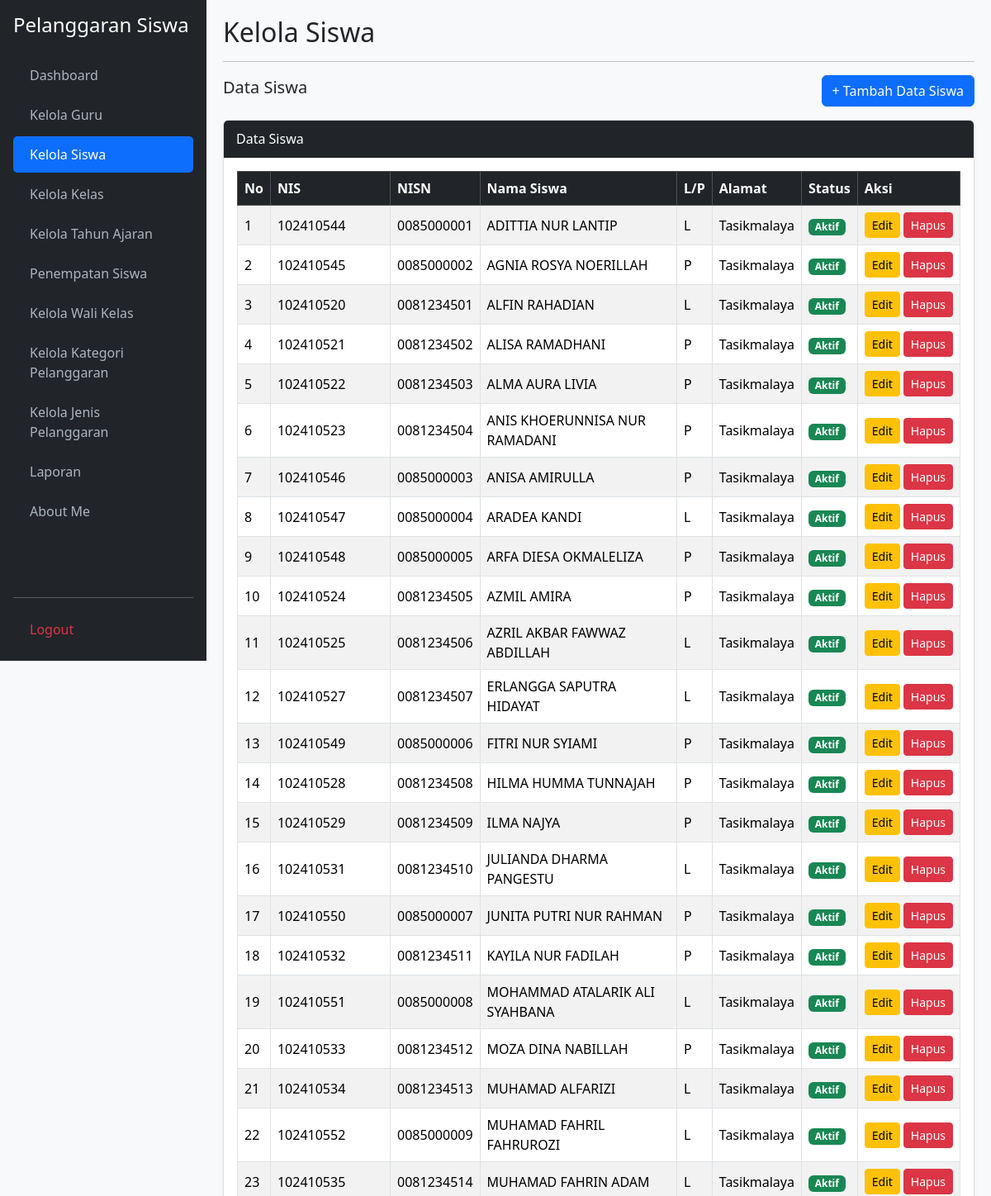
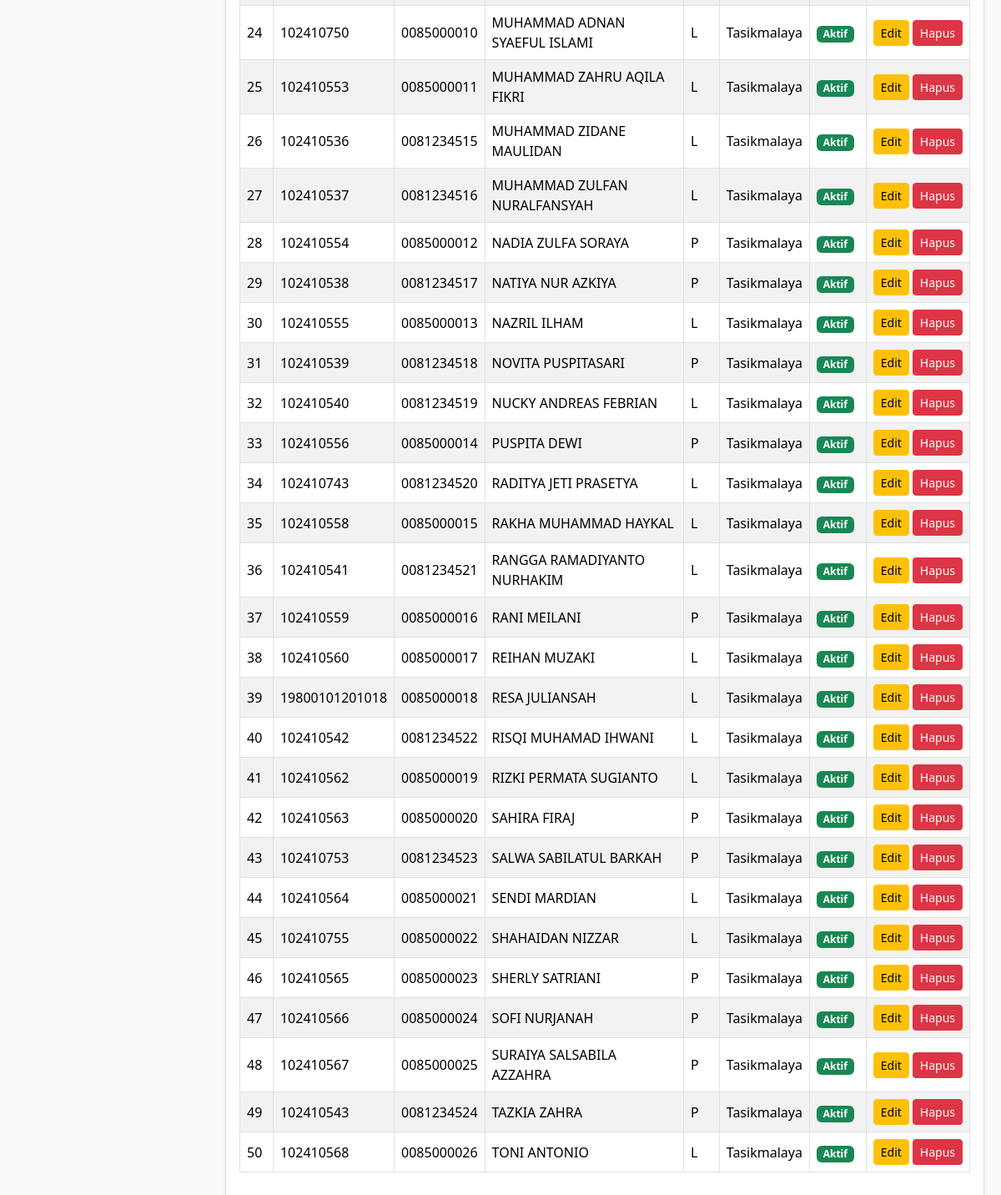
The page /kelola_siswa.php (signed in) on the database as committed earlier (2 pictures, top to bottom).
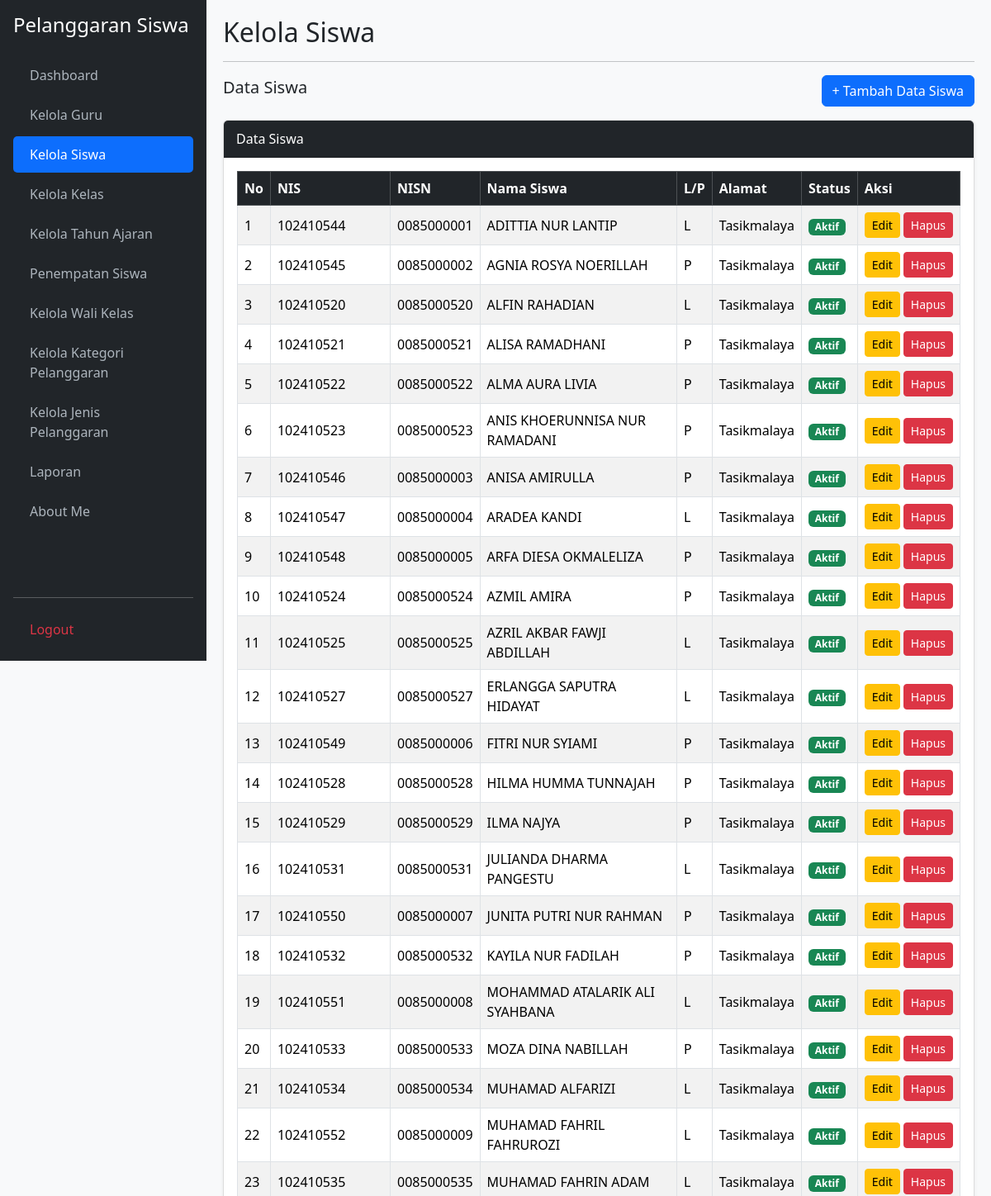
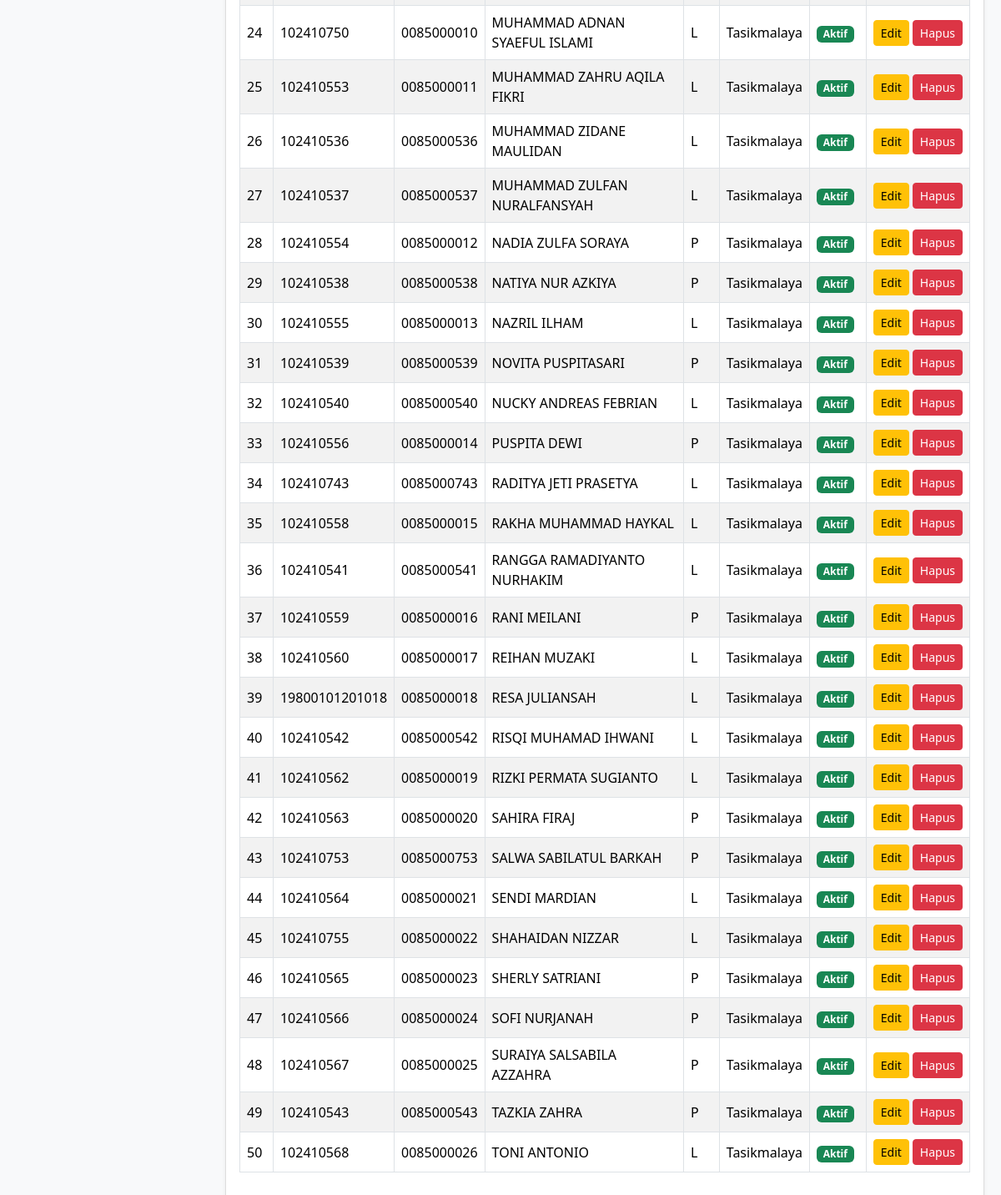
The same page on the database as committed later (2 pictures, top to bottom).
### tables this page shows
CREATE TABLE `t_siswa` (
  `id` int(11) NOT NULL,
  `nis` varchar(30) NOT NULL,
  `nisn` varchar(20) DEFAULT NULL,
  `nama` varchar(150) NOT NULL,
  `jenis_kelamin` char(1) DEFAULT NULL,
  `tanggal_lahir` date DEFAULT NULL,
  `alamat` text DEFAULT NULL,
  `status_aktif` tinyint(1) DEFAULT 1,
  `created_at` timestamp NULL DEFAULT NULL,
  `updated_at` timestamp NULL DEFAULT NULL
);

### kelola_siswa.php (the view, shortened to what this page needs)
<?php
require_once 'koneksi.php';
$aksi = $_GET['aksi'] ?? '';
$edit_id = (int)($_GET['edit'] ?? 0);
$edit = $edit_id
    ? mysqli_fetch_assoc(mysqli_query($koneksi, "SELECT * FROM t_siswa WHERE id=$edit_id"))
    : null;
$data = mysqli_query($koneksi, "SELECT * FROM t_siswa ORDER BY nama ASC");
$no = 1;
?>
<!DOCTYPE html>
<html lang="id">
<head>
    <link href="https://cdn.jsdelivr.net/npm/bootstrap@5.3.3/dist/css/bootstrap.min.css" rel="stylesheet">
    <link href="https://cdn.datatables.net/2.3.4/css/dataTables.bootstrap5.min.css" rel="stylesheet">
</head>
<body>
<div class="sidebar d-flex flex-column p-3">
    <h4 class="text-white mb-4">Pelanggaran Siswa</h4>
    <ul class="nav nav-pills flex-column mb-auto">
        <li class="nav-item mb-1"><a href="dashboard.php">Dashboard</a></li>
        <li class="nav-item mb-1"><a href="kelola_guru.php">Kelola Guru</a></li>
        <li class="nav-item mb-1"><a href="kelola_siswa.php" class="active">Kelola Siswa</a></li>
        <li class="nav-item mb-1"><a href="kelola_kelas.php">Kelola Kelas</a></li>
        <li class="nav-item mb-1"><a href="kelola_tahun_ajaran.php">Kelola Tahun Ajaran</a></li>
        <li class="nav-item mb-1"><a href="penempatan_siswa.php">Penempatan Siswa</a></li>
        <li class="nav-item mb-1"><a href="kelola_wali_kelas.php">Kelola Wali Kelas</a></li>
        <li class="nav-item mb-1"><a href="kelola_kategori_pelanggaran.php">Kelola Kategori Pelanggaran</a></li>
        <li class="nav-item mb-1"><a href="kelola_jenis_pelanggaran.php">Kelola Jenis Pelanggaran</a></li>
        <li class="nav-item mb-1"><a href="laporan.php">Laporan</a></li>
        <li class="nav-item mb-1"><a href="about_me.php">About Me</a></li>
    </ul>
    <hr>
    <div class="logout">
        <a href="logout.php" class="text-danger">Logout</a>
    </div>
</div>
<div class="main-content">
    <h2 class="mb-3">
        <?= $edit ? 'Edit Data Siswa' : ($aksi === 'tambah' ? 'Tambah Data Siswa' : 'Kelola Siswa'); ?>
    </h2>
    <hr>
    <?php if ($aksi === 'tambah' || $edit): ?>
        <div class="card shadow-sm">
            <div class="card-header bg-primary text-white">
                <?= $edit ? 'Edit Data Siswa' : 'Tambah Data Siswa' ?>
            </div>
            <div class="card-body">
                <form method="POST">
                    <input type="hidden" name="id" value="<?= $edit['id'] ?? '' ?>">
                    <div class="mb-3">
                        <label class="form-label">NIS</label>
                        <input type="text" name="nis"
                               class="form-control"
                               maxlength="8"
                               pattern="[0-9]{1,8}"
                               value="<?= htmlspecialchars($edit['nis'] ?? '') ?>"
                               required>
                    </div>
                    <div class="mb-3">
                        <label class="form-label">NISN</label>
                        <input type="text" name="nisn"
                               class="form-control"
                               maxlength="10"
                               pattern="[0-9]{0,10}"
                               value="<?= htmlspecialchars($edit['nisn'] ?? '') ?>">
                    </div>
                    <div class="mb-3">
                        <label class="form-label">Nama Siswa</label>
                        <input type="text" name="nama"
                               class="form-control"
                               value="<?= htmlspecialchars($edit['nama'] ?? '') ?>"
                               required>
                    </div>
                    <div class="mb-3">
                        <label class="form-label">Jenis Kelamin</label>
                        <select name="jenis_kelamin" class="form-select" required>
                            <option value="L" <?= ($edit['jenis_kelamin'] ?? '') == 'L' ? 'selected' : '' ?>>
                                Laki-laki
                            </option>
                            <option value="P" <?= ($edit['jenis_kelamin'] ?? '') == 'P' ? 'selected' : '' ?>>
                                Perempuan
                            </option>
                        </select>
                    </div>
                    <div class="mb-3">
                        <label class="form-label">Tanggal Lahir</label>
                        <input type="date" name="tanggal_lahir"
                               class="form-control"
                               value="<?= htmlspecialchars($edit['tanggal_lahir'] ?? '') ?>">
                    </div>
                    <div class="mb-3">
                        <label class="form-label">Alamat</label>
                        <textarea name="alamat" class="form-control" rows="3"><?= htmlspecialchars($edit['alamat'] ?? '') ?></textarea>
                    </div>
                    <div class="mb-3">
                        <label class="form-label">Status Aktif</label>
                        <select name="status_aktif" class="form-select" required>
                            <option value="Aktif" <?= (($edit['status_aktif'] ?? 1) == 1) ? 'selected' : '' ?>>
                                Aktif
                            </option>
                            <option value="Tidak Aktif" <?= (($edit['status_aktif'] ?? 1) == 0) ? 'selected' : '' ?>>
                                Tidak Aktif
                            </option>
                        </select>
                    </div>
                    <button type="submit" name="simpan" class="btn btn-primary">
                        <?= $edit ? 'Update Data' : 'Simpan'; ?>
                    </button>
                    <a href="kelola_siswa.php" class="btn btn-secondary">
                        Batal
                    </a>
                </form>
            </div>
        </div>
    <?php else: ?>
        <div class="d-flex justify-content-between align-items-center mb-3">
            <h5>Data Siswa</h5>
            <a href="kelola_siswa.php?aksi=tambah" class="btn btn-primary">
                + Tambah Data Siswa
            </a>
        </div>
        <div class="card shadow-sm">
            <div class="card-header bg-dark text-white">
                Data Siswa
            </div>
            <div class="card-body">
                <div class="table-responsive">
                    <table id="tabelSiswa" class="table table-bordered table-striped table-hover align-middle w-100">
                        <thead class="table-dark">
                            <tr>
                                <th>No</th>
                                <th>NIS</th>
                                <th>NISN</th>
                                <th>Nama Siswa</th>
                                <th>L/P</th>
                                <th>Alamat</th>
                                <th>Status</th>
                                <th>Aksi</th>
                            </tr>
                        </thead>
                        <tbody>
                            <?php while ($r = mysqli_fetch_assoc($data)): ?>
                                <tr>
                                    <td><?= $no++ ?></td>
                                    <td><?= htmlspecialchars($r['nis']) ?></td>
                                    <td><?= htmlspecialchars($r['nisn'] ?? '') ?></td>
                                    <td><?= htmlspecialchars($r['nama']) ?></td>
                                    <td><?= htmlspecialchars($r['jenis_kelamin']) ?></td>
                                    <td><?= htmlspecialchars($r['alamat'] ?? '-') ?></td>
                                    <td>
                                        <span class="badge bg-<?= $r['status_aktif'] == 1 ? 'success' : 'secondary' ?>">
                                            <?= $r['status_aktif'] == 1 ? 'Aktif' : 'Tidak Aktif' ?>
                                        </span>
                                    </td>
                                    <td>
                                        <div class="d-flex gap-1">
                                            <a href="kelola_siswa.php?edit=<?= $r['id'] ?>"
                                               class="btn btn-warning btn-sm">
                                                Edit
                                            </a>
                                            <a href="kelola_siswa.php?hapus=<?= $r['id'] ?>"
                                               class="btn btn-danger btn-sm"
                                               onclick="return confirm('Yakin ingin menghapus data siswa ini?')">
                                                Hapus
                                            </a>
                                        </div>
                                    </td>
                                </tr>
                            <?php endwhile; ?>
                        </tbody>
                    </table>
                </div>
            </div>
        </div>
    <?php endif; ?>
</div>
</body>
</html>

### kelola_siswa.php (style rules this page uses)
body { background-color: #f8f9fa; }
.sidebar { min-height: 100vh; background-color: #212529; color: #fff; position: fixed; width: 250px; top: 0; left: 0; overflow-y: auto; }
.sidebar a { color: #adb5bd; text-decoration: none; display: block; padding: 10px 20px; border-radius: 5px; }
.sidebar a:hover, .sidebar a.active { color: #fff; background-color: #0d6efd; }
.main-content { margin-left: 250px; padding: 20px; min-width: 0; }
.card { border: 1px solid #ddd; margin-bottom: 20px; }
.card-header { padding: 10px 15px; }

Rows that differ between the two databases and show on the page:
changed t_siswa "ALFIN RAHADIAN": nisn "0081234501" → "0085000520"
changed t_siswa "ALISA RAMADHANI": nisn "0081234502" → "0085000521"
changed t_siswa "ALMA AURA LIVIA": nisn "0081234503" → "0085000522"
changed t_siswa "ANIS KHOERUNNISA NUR RAMADANI": nisn "0081234504" → "0085000523"
changed t_siswa "AZMIL AMIRA": nisn "0081234505" → "0085000524"
changed t_siswa: nisn "0081234506" → "0085000525"; nama "AZRIL AKBAR FAWWAZ ABDILLAH" → "AZRIL AKBAR FAWJI ABDILLAH"
changed t_siswa "ERLANGGA SAPUTRA HIDAYAT": nisn "0081234507" → "0085000527"
changed t_siswa "HILMA HUMMA TUNNAJAH": nisn "0081234508" → "0085000528"
changed t_siswa "ILMA NAJYA": nisn "0081234509" → "0085000529"
changed t_siswa "JULIANDA DHARMA PANGESTU": nisn "0081234510" → "0085000531"
changed t_siswa "KAYILA NUR FADILAH": nisn "0081234511" → "0085000532"
changed t_siswa "MOZA DINA NABILLAH": nisn "0081234512" → "0085000533"
changed t_siswa "MUHAMAD ALFARIZI": nisn "0081234513" → "0085000534"
changed t_siswa "MUHAMAD FAHRIN ADAM": nisn "0081234514" → "0085000535"
changed t_siswa "MUHAMMAD ZIDANE MAULIDAN": nisn "0081234515" → "0085000536"
changed t_siswa "MUHAMMAD ZULFAN NURALFANSYAH": nisn "0081234516" → "0085000537"
changed t_siswa "NATIYA NUR AZKIYA": nisn "0081234517" → "0085000538"
changed t_siswa "NOVITA PUSPITASARI": nisn "0081234518" → "0085000539"
changed t_siswa "NUCKY ANDREAS FEBRIAN": nisn "0081234519" → "0085000540"
changed t_siswa "RADITYA JETI PRASETYA": nisn "0081234520" → "0085000743"
changed t_siswa "RANGGA RAMADIYANTO NURHAKIM": nisn "0081234521" → "0085000541"
changed t_siswa "RISQI MUHAMAD IHWANI": nisn "0081234522" → "0085000542"
changed t_siswa "SALWA SABILATUL BARKAH": nisn "0081234523" → "0085000753"
changed t_siswa "TAZKIA ZAHRA": nisn "0081234524" → "0085000543"
